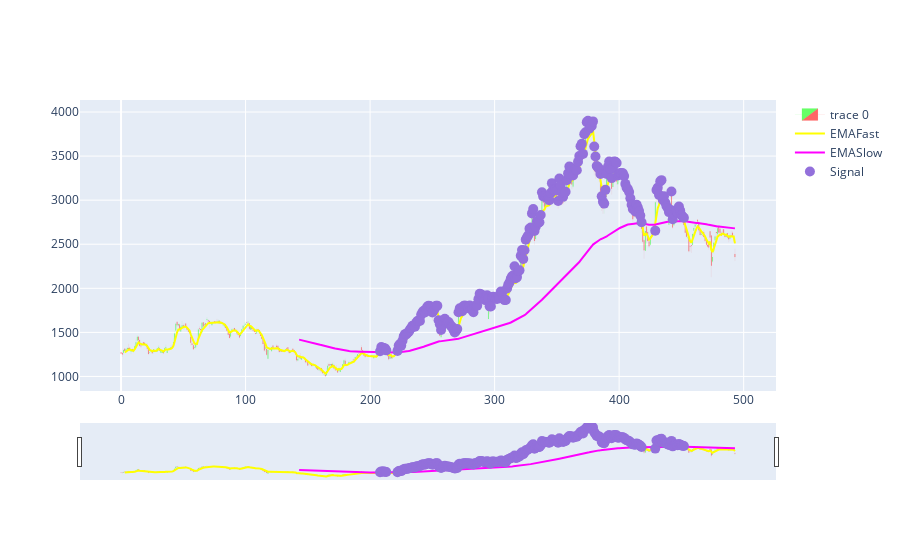

This figure's notebook cell:
### Code cell
fig.add_scatter(x=dfpl.index, y=dfpl['pointposbreak'], mode="markers",
                marker=dict(size=10, color="MediumPurple"),
                name="Signal")

### Figure 1 — Plotly figure (JSON) as saved in the notebook; plotly's stock layout.template omitted (floating-point values rounded to 4 significant figures; data arrays with more than 128 entries replaced by an {"elided": "..."} marker saying what was removed)
{"data": [{"close": {"elided": "494 float values"}, "decreasing": {"fillcolor": "rgba(255, 0, 0, 0.6)", "line": {"color": "rgba(255, 0, 0, 0.6)", "width": 0.1}}, "high": {"elided": "494 float values"}, "increasing": {"fillcolor": "rgba(0, 255, 0, 0.6)", "line": {"color": "rgba(0, 255, 0, 0.6)", "width": 0.1}}, "low": {"elided": "494 float values"}, "open": {"elided": "494 float values"}, "type": "candlestick", "x": {"elided": "494 int values"}}, {"line": {"color": "yellow", "width": 2}, "name": "EMAFast", "type": "scatter", "x": {"elided": "494 int values"}, "y": {"elided": "494 float values"}}, {"line": {"color": "magenta", "width": 2}, "name": "EMASlow", "type": "scatter", "x": {"elided": "494 int values"}, "y": {"elided": "494 float values"}}, {"marker": {"color": "MediumPurple", "size": 10}, "mode": "markers", "name": "Signal", "type": "scatter", "x": {"elided": "494 int values"}, "y": {"elided": "494 float values"}}], "layout": {}}
